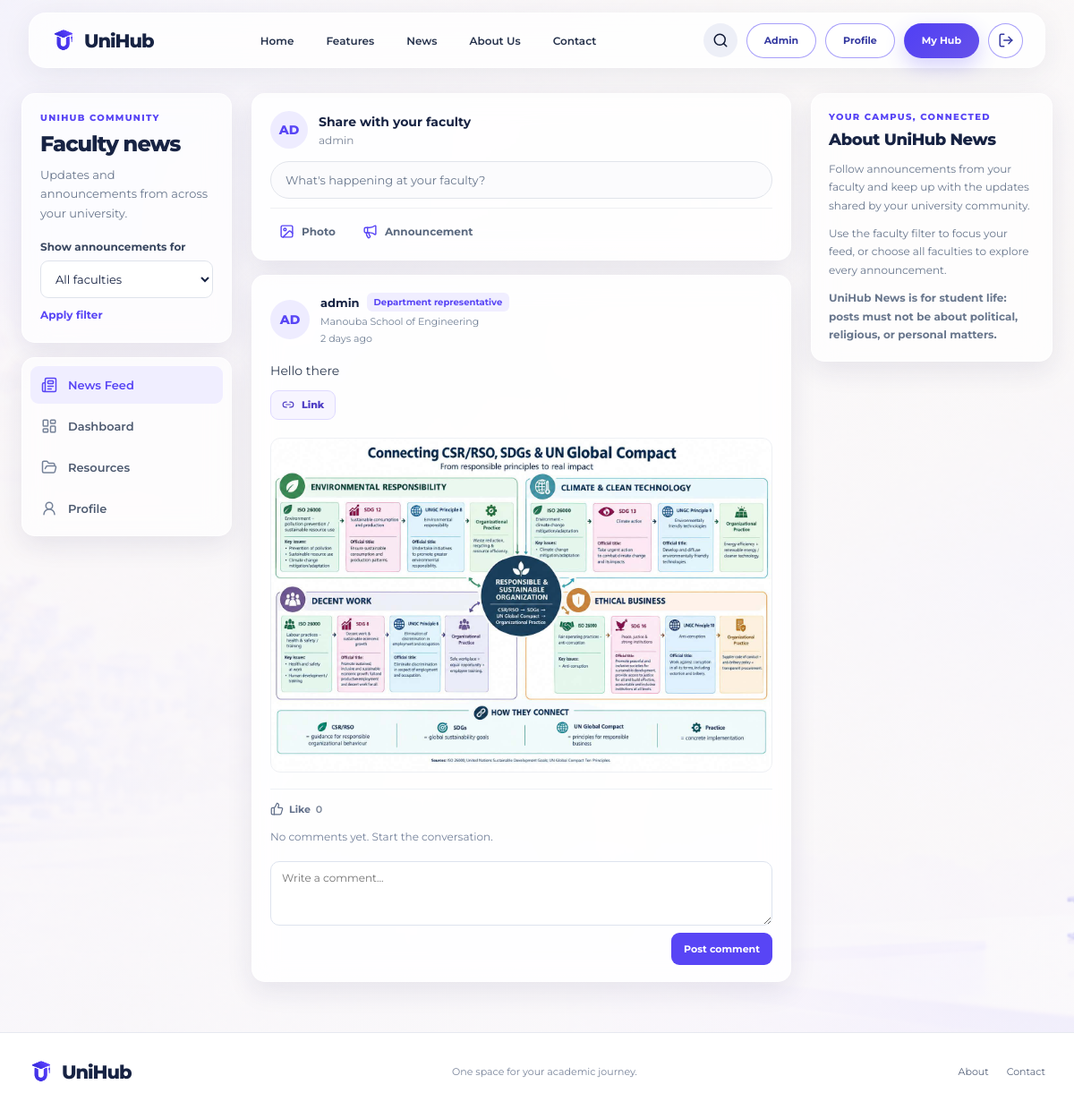
Page /news/ (signed in) on the earlier database version.
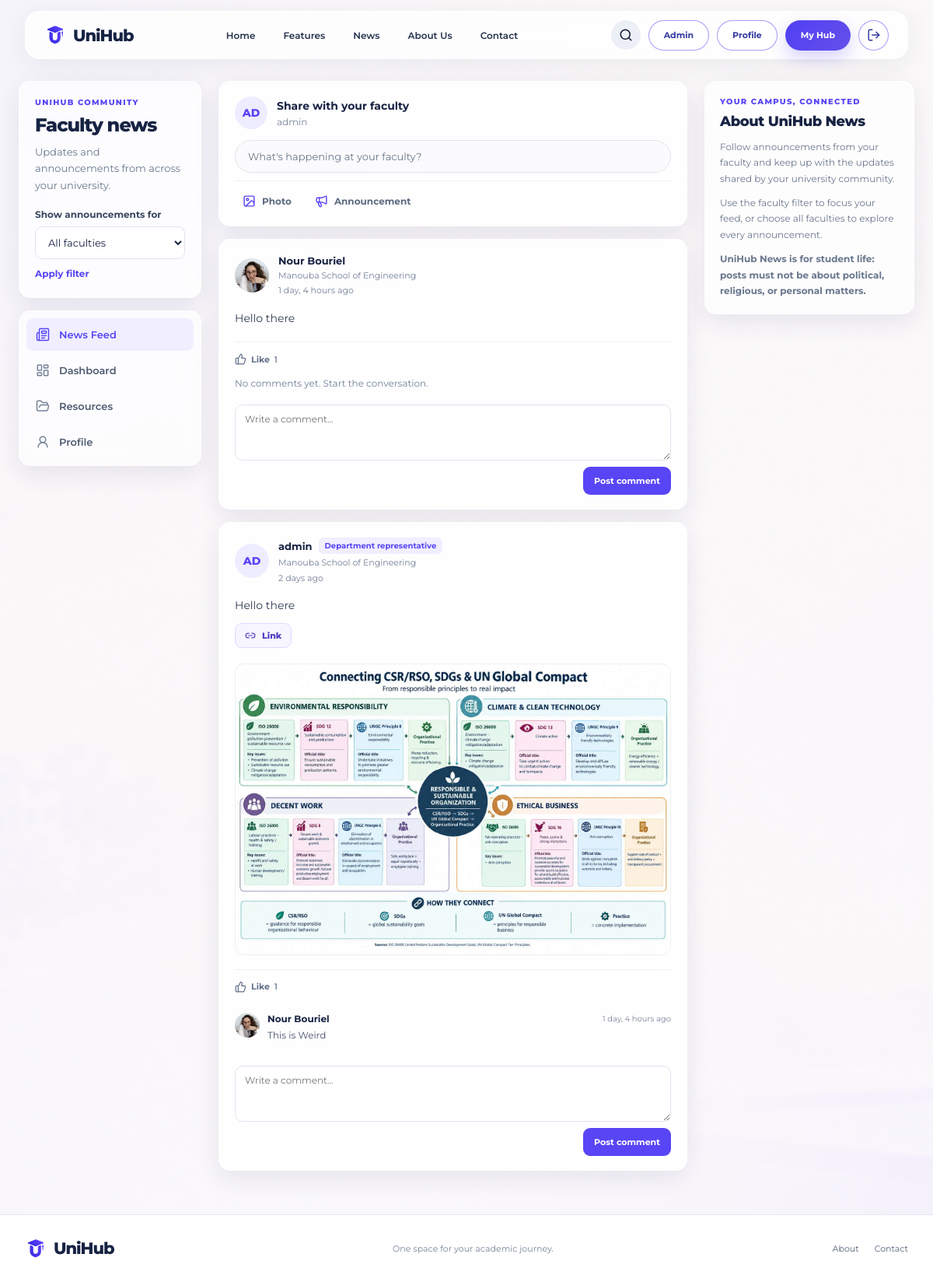
Same page on the later database version.
### core/models.py (models this page shows, shortened)
class NewsPost(models.Model):
    faculty=models.ForeignKey(Faculty,on_delete=models.CASCADE,related_name="news_posts")
    author=models.ForeignKey(settings.AUTH_USER_MODEL,on_delete=models.CASCADE,related_name="news_posts")
    content=models.TextField()
    image=models.ImageField(upload_to="news/%Y/%m/%d/",blank=True,null=True)
    link_url=models.URLField(blank=True)
    created_at=models.DateTimeField(auto_now_add=True)
    class Meta: ordering=["-created_at"]
    @property
    def display_image(self):
        return self.image.url if self.image else ""

class UserProfile(models.Model):
    ROLE_CHOICES=[("student","Student"),("professor","Professor"),("representative","Department representative")]
    user=models.OneToOneField(settings.AUTH_USER_MODEL,on_delete=models.CASCADE,related_name="profile")
    role=models.CharField(max_length=20,choices=ROLE_CHOICES,default="student")
    semester=models.CharField(max_length=12,choices=SEMESTER_CHOICES,default=current_semester)
    specialty=models.ForeignKey(Specialty,on_delete=models.SET_NULL,null=True,blank=True,related_name="students")
    current_year=models.PositiveSmallIntegerField(choices=[(1,"Year 1"),(2,"Year 2"),(3,"Year 3")],default=1)
    bio=models.TextField(blank=True)
    avatar_url=models.URLField(blank=True)
    avatar=models.ImageField(upload_to="avatars/%Y/%m/%d/",blank=True,null=True)
    follows=models.ManyToManyField("self",symmetrical=False,blank=True,related_name="followed_by")
    created_at=models.DateTimeField(auto_now_add=True)

class Faculty(models.Model):
    name=models.CharField(max_length=160,unique=True)
    description=models.TextField(blank=True)
    class Meta: ordering=["name"]
    def __str__(self): return self.name

class NewsComment(models.Model):
    post=models.ForeignKey("NewsPost",on_delete=models.CASCADE,related_name="comments")
    author=models.ForeignKey(settings.AUTH_USER_MODEL,on_delete=models.CASCADE,related_name="news_comments")
    content=models.TextField(max_length=500)
    created_at=models.DateTimeField(auto_now_add=True)
    class Meta: ordering=["created_at"]

### core/views.py (the view)
@login_required
def news_feed(request):
    profile=profile_for(request.user)
    is_student=profile.role=="student" and not request.user.is_staff
    if is_student and not profile.specialty_id:
        messages.warning(request,"Complete your academic profile before posting faculty news.")
        return redirect("student_form")
    faculties=Faculty.objects.all().order_by("name")
    selected_faculty_id=request.GET.get("faculty")
    if "faculty" not in request.GET and profile.specialty and profile.specialty.faculty_id:
        selected_faculty_id=str(profile.specialty.faculty_id)
    selected_faculty=faculties.filter(pk=selected_faculty_id).first() if selected_faculty_id else None
    if request.method=="POST":
        if request.POST.get("comment_submit") == "1":
            post_id=request.POST.get("post_id")
            comment_form=NewsCommentForm(request.POST)
            if post_id:
                post=get_object_or_404(NewsPost,pk=post_id)
                if comment_form.is_valid():
                    comment=comment_form.save(commit=False)
                    comment.post=post
                    comment.author=request.user
                    comment.save()
                    messages.success(request,"Your comment has been posted.")
                    redirect_url=f"{request.path}?faculty={post.faculty_id}" if post.faculty_id else request.path
                    return redirect(redirect_url)
            messages.error(request,"Your comment could not be posted.")
            return redirect(f"{request.path}?faculty={selected_faculty_id}" if selected_faculty_id else request.path)
        if request.POST.get("like_submit") == "1":
            post=get_object_or_404(NewsPost,pk=request.POST.get("post_id"))
            like,created=NewsLike.objects.get_or_create(post=post,user=request.user)
            if not created:
                like.delete()
            redirect_url=f"{request.path}?faculty={post.faculty_id}" if post.faculty_id else request.path
            return redirect(redirect_url)
        form=NewsPostForm(request.POST,request.FILES)
        if is_student:
            form.fields["faculty"].queryset=Faculty.objects.filter(
                pk=profile.specialty.faculty_id,
            )
        if form.is_valid():
            post=form.save(commit=False)
            post.author=request.user
            post.faculty=form.cleaned_data["faculty"]
            post.save()
            log(request.user,"News post published",post.faculty.name)
            messages.success(request,"Your announcement has been published.")
            if post.faculty_id:
                return redirect(f"{request.path}?faculty={post.faculty_id}")
            return redirect("news_feed")
    else:
        form=NewsPostForm(initial={"faculty": selected_faculty_id or (profile.specialty.faculty_id if profile.specialty else None)})
        if is_student:
            form.fields["faculty"].queryset=Faculty.objects.filter(
                pk=profile.specialty.faculty_id,
            )
    posts=NewsPost.objects.select_related("author__profile","faculty").prefetch_related("comments__author__profile").annotate(
        like_count=Count("likes",distinct=True),
        liked_by_user=Exists(NewsLike.objects.filter(post_id=OuterRef("pk"),user=request.user)),
    ).order_by("-created_at")
    if selected_faculty:
        posts=posts.filter(faculty=selected_faculty)
    return render(request,"news/news_feed.html",{
        "faculties":faculties,
        "selected_faculty":selected_faculty,
        "posts":posts,
        "form":form,
        "user_faculty":profile.specialty.faculty if profile.specialty else None,
    })

### core/forms.py
class NewsPostForm(forms.ModelForm):
    faculty=forms.ModelChoiceField(queryset=Faculty.objects.all(),label="University / Faculty")
    class Meta:
        model=NewsPost
        fields=("faculty","content","image","link_url")
        widgets={"content":forms.Textarea(attrs={"rows":4,"placeholder":"Share a faculty update, announcement, or reminder…"}),"link_url":forms.URLInput(attrs={"placeholder":"https://example.com"})}
    def __init__(self,*args,**kwargs):
        super().__init__(*args,**kwargs)
        self.fields["content"].required = True
        self.fields["image"].required = False
        self.fields["link_url"].required = False

### core/views.py (called while the page is built)
def profile_for(user):
    obj,created=UserProfile.objects.get_or_create(user=user)
    return obj

### templates/news/news_feed.html (shortened to what this page needs)
{% extends "base.html" %}
{% load static %}
{% block body_class %}news-body{% endblock %}
{% block extra_css %}<link rel="stylesheet" href="{% static 'css/news.css' %}?v=4">{% endblock %}
{% block content %}
<main class="news-page container">
  <div class="news-layout">
    <aside class="news-sidebar news-sidebar-left" aria-label="News navigation">
      <section class="news-card news-filter-card">
        <p class="kicker">UNIHUB COMMUNITY</p>
        <h1>Faculty news</h1>
        <p class="news-sidebar-copy">Updates and announcements from across your university.</p>
        <form method="get" class="faculty-filter">
          <label for="faculty-filter">Show announcements for</label>
          <select id="faculty-filter" name="faculty">
            <option value="" {% if not selected_faculty %}selected{% endif %}>All faculties</option>
          </select>
          <button class="news-filter-submit" type="submit">Apply filter</button>
        </form>
      </section>
      <nav class="news-card news-shortcuts" aria-label="UniHub shortcuts">
        <a class="news-shortcut active" href="{% url 'news_feed' %}" aria-current="page">
          <i data-lucide="newspaper" aria-hidden="true"></i><span>News Feed</span>
        </a>
        <a class="news-shortcut" href="{% url 'dashboard' %}">
          <i data-lucide="layout-dashboard" aria-hidden="true"></i><span>Dashboard</span>
        </a>
        <a class="news-shortcut" href="{% url 'search' %}">
          <i data-lucide="folder-open" aria-hidden="true"></i><span>Resources</span>
        </a>
        <a class="news-shortcut" href="{% url 'profile' %}">
          <i data-lucide="user-round" aria-hidden="true"></i><span>Profile</span>
        </a>
      </nav>
    </aside>
    <section class="news-feed-column" aria-label="Faculty announcements">
      <section class="news-card news-composer{% if form.errors %} composer-expanded{% endif %}" id="news-composer" data-expanded="{% if form.errors %}true{% else %}false{% endif %}">
        <div class="composer-top">
          <span class="news-avatar composer-avatar" aria-hidden="true">
            <span>{{ request.user.get_full_name|default:request.user.username|slice:":2"|upper }}</span>
          </span>
          <div class="composer-intro">
            <strong>Share with your faculty</strong>
            <small>{{ request.user.get_full_name|default:request.user.username }}</small>
          </div>
        </div>
        <button class="composer-prompt" type="button" data-composer-open aria-controls="composer-fields" aria-expanded="{% if form.errors %}true{% else %}false{% endif %}">
          What's happening at your faculty?
        </button>
        <div class="composer-quick-actions" aria-label="Post options">
          <button type="button" data-composer-open data-focus="id_image" aria-controls="composer-fields" aria-expanded="{% if form.errors %}true{% else %}false{% endif %}"><i data-lucide="image" aria-hidden="true"></i>Photo</button>
          <button type="button" data-composer-open data-focus="id_content" aria-controls="composer-fields" aria-expanded="{% if form.errors %}true{% else %}false{% endif %}"><i data-lucide="megaphone" aria-hidden="true"></i>Announcement</button>
        </div>
      </section>
      {% for post in posts %}
        <article class="news-card news-post">
          <header class="post-header">
            <span class="news-avatar post-avatar" aria-hidden="true">
              {% if post.author.profile.avatar %}<img src="{{ post.author.profile.avatar.url }}" alt="">{% elif post.author.profile.avatar_url %}<img src="{{ post.author.profile.avatar_url }}" alt="">{% endif %}
              <span>{{ post.author.get_full_name|default:post.author.username|slice:":2"|upper }}</span>
            </span>
            <div class="post-author">
              <div class="post-author-name">
                <strong>{{ post.author.get_full_name|default:post.author.username }}</strong>
                {% if post.author.profile.role == "professor" or post.author.profile.role == "representative" %}
                  <span class="news-role-badge">{{ post.author.profile.get_role_display }}</span>
                {% endif %}
              </div>
              <span class="post-faculty">{{ post.faculty.name }}</span>
              <time datetime="{{ post.created_at|date:'c' }}" title="{{ post.created_at|date:'l, j F Y, H:i' }}">{{ post.created_at|timesince }} ago</time>
            </div>
          </header>
          <div class="post-content">{{ post.content|linebreaksbr }}</div>
          {% if post.link_url %}
            <a class="post-link" href="{{ post.link_url }}" target="_blank" rel="noopener noreferrer">
              <i data-lucide="link-2" aria-hidden="true"></i><span>Link</span>
            </a>
          {% endif %}
          {% if post.display_image %}
            <img class="post-image" src="{{ post.display_image }}" alt="Image shared by {{ post.author.get_full_name|default:post.author.username }}" loading="lazy">
          {% endif %}
          <div class="post-comments">
            <div class="post-actions">
              <form method="post" class="post-like-form">
                <button class="like-toggle{% if post.liked_by_user %} is-liked{% endif %}" type="submit" aria-pressed="{{ post.liked_by_user|yesno:'true,false' }}">
                  <i data-lucide="thumbs-up" aria-hidden="true"></i>
                  <span>{% if post.liked_by_user %}Liked{% else %}Like{% endif %}</span>
                  <span class="like-count">{{ post.like_count }}</span>
                </button>
              </form>
            </div>
            <div class="comments-panel" id="comments-{{ post.id }}" hidden>
              {% if post.comments.all %}
                <div class="comments-list">
                  {% for comment in post.comments.all %}
                    <div class="comment-item">
                      <span class="news-avatar comment-avatar" aria-hidden="true">
                        {% if comment.author.profile.avatar %}<img src="{{ comment.author.profile.avatar.url }}" alt="">{% elif comment.author.profile.avatar_url %}<img src="{{ comment.author.profile.avatar_url }}" alt="">{% endif %}
                      </span>
                      <div class="comment-body">
                        <div class="comment-meta"><strong>{{ comment.author.get_full_name|default:comment.author.username }}</strong><time datetime="{{ comment.created_at|date:'c' }}">{{ comment.created_at|timesince }} ago</time></div>
                        <p>{{ comment.content|linebreaksbr }}</p>
                      </div>
                    </div>
                  {% endfor %}
                </div>
              {% else %}
                <p class="comments-empty">No comments yet. Start the conversation.</p>
              {% endif %}
              <form method="post" class="comment-form">
                <textarea name="content" rows="2" maxlength="500" placeholder="Write a comment..." required></textarea>
                <button type="submit">Post comment</button>
              </form>
            </div>
          </div>
        </article>
      {% endfor %}
    </section>
    <aside class="news-sidebar news-sidebar-right" aria-label="About UniHub News">
      <section class="news-card news-about-card">
        <p class="kicker">YOUR CAMPUS, CONNECTED</p>
        <h2>About UniHub News</h2>
        <p>Follow announcements from your faculty and keep up with the updates shared by your university community.</p>
        <p>Use the faculty filter to focus your feed, or choose all faculties to explore every announcement.</p>
        <p><strong>UniHub News is for student life: posts must not be about political, religious, or personal matters.</strong></p>
      </section>
    </aside>
  </div>
</main>
{% endblock %}

### templates/base.html (shortened to what this page needs)
{% load static %}<!doctype html><html lang="en"><head><link rel="stylesheet" href="{% static 'css/style.css' %}">{% block extra_css %}{% endblock %}</head><body class="{% block body_class %}{% endblock %}">
<header class="site-header"><nav class="navbar container"><a class="brand" href="{% url 'home' %}"><span class="brand-mark" aria-label="UniHub logo"></span><span>UniHub</span></a><button class="mobile-menu-button" id="mobileMenuButton" aria-label="Toggle navigation"></button><div class="nav-links" id="navLinks"><a href="{% url 'home' %}">Home</a><a href="{% url 'home' %}#features">Features</a><a href="{% url 'news_feed' %}">News</a><a href="{% url 'about' %}">About Us</a><a href="{% url 'contact' %}">Contact</a></div><div class="nav-actions"><a class="search-button" href="{% url 'search' %}" aria-label="Search"><i data-lucide="search"></i></a>{% if request.user.is_authenticated %}{% if request.user.is_staff %}<a class="btn btn-outline btn-sm" href="{% url 'admin_dashboard' %}">Admin</a>{% endif %}<a class="btn btn-outline btn-sm" href="{% url 'profile' %}">Profile</a><a class="btn btn-primary btn-sm" href="{% url 'dashboard' %}">My Hub</a><form method="post" action="{% url 'logout' %}" class="nav-logout-form">{% csrf_token %}<button class="btn btn-outline btn-sm nav-logout-button" type="submit" aria-label="Log out" title="Log out"><i data-lucide="log-out" aria-hidden="true"></i></button></form>{% else %}<a class="btn btn-outline btn-sm" href="{% url 'login' %}">Login</a><a class="btn btn-primary btn-sm" href="{% url 'register' %}">Register</a>{% endif %}</div></nav></header>
<div class="site-content">{% block content %}{% endblock %}</div>
<footer class="footer"><div class="container footer-inner"><a class="brand" href="{% url 'home' %}"><span class="brand-mark" aria-label="UniHub logo"></span><span>UniHub</span></a><p>One space for your academic journey.</p><div><a href="{% url 'about' %}">About</a><a href="{% url 'contact' %}">Contact</a></div></div></footer></body></html>

Differences in the rows shown:
added NewsPost: author.profile.avatar (picture), author.get_full_name "Nour Bouriel", faculty.name "Manouba School of Engineering", created_at "1 day, 4 hours", content "Hello there", shows "Like", like_count "1", shows "No comments yet. Start the conversation."
shown differently, row unchanged: NewsPost "2 days": like_count "0" → "1"; no longer shows "No comments yet. Start the conversation."
added NewsComment: author.profile.avatar (picture), author.get_full_name "Nour Bouriel", created_at "1 day, 4 hours", content "This is Weird", shown under NewsPost "2 days"
